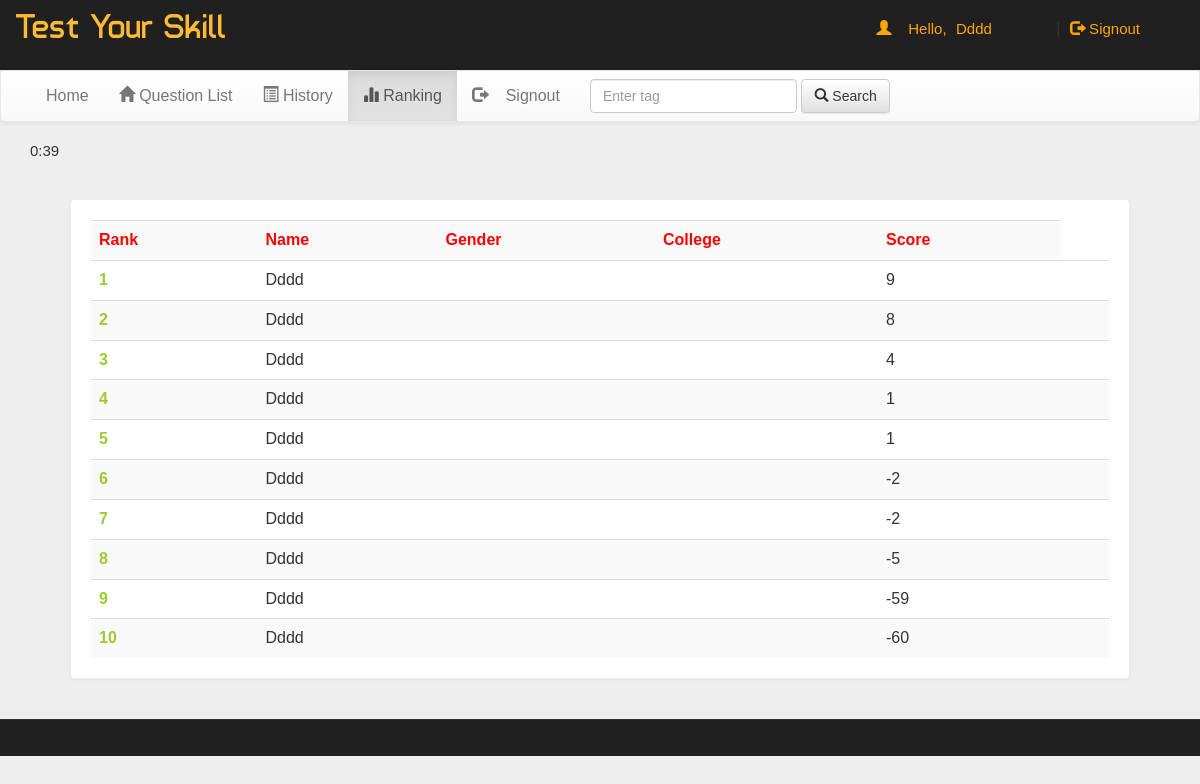
Screenshot of /admin/account.php?q=3 (signed in) with the database file from the repository.
### tables this page shows
CREATE TABLE `rank` (
  `email` varchar(50) NOT NULL,
  `score` int(11) NOT NULL,
  `time` timestamp NOT NULL DEFAULT current_timestamp() ON UPDATE current_timestamp()
);

### admin/account.php (the view, shortened to what this page needs)
  <!DOCTYPE html PUBLIC "-//W3C//DTD XHTML 1.0 Transitional//EN" "http://www.w3.org/TR/xhtml1/DTD/xhtml1-transitional.dtd">
  <html xmlns="http://www.w3.org/1999/xhtml">
  <head>
  <link  rel="stylesheet" href="css/bootstrap.min.css"/>
  <link  rel="stylesheet" href="css/bootstrap-theme.min.css"/>
  <link rel="stylesheet" href="css/main.css">
  <link  rel="stylesheet" href="css/font.css">
  </head>
  <body>
  <div class="header">
  <div class="row">
  <div class="col-lg-6">
  <span class="logo">Test Your Skill</span></div>
  <div class="col-md-4 col-md-offset-2">
      <?php
      include_once 'dbConnection.php';
        if(!(isset($_SESSION['email']))){
      header("location:index.php");
      }
      else
      {
      $name = $_SESSION['name'];
      echo '<span class="pull-right top title1" ><span class="log1"><span class="glyphicon glyphicon-user" aria-hidden="true"></span>&nbsp;&nbsp;&nbsp;&nbsp;Hello,</span> <a href="account.php?q=1" class="log log1">'.$name.'</a>&nbsp;|&nbsp;<a href="logout.php?q=account.php" class="log"><span class="glyphicon glyphicon-log-out" aria-hidden="true"></span>&nbsp;Signout</button></a></span>';
      }?>
  </div>
  </div></div>
  <div class="bg">
  <nav class="navbar navbar-default title1">
    <div class="container-fluid">
      <div class="navbar-header">
        <a class="navbar-brand" href="#"><b></b></a>
      </div>
      <div class="collapse navbar-collapse" id="bs-example-navbar-collapse-1">
        <ul class="nav navbar-nav">
          <li><a href="../index.php"><span></span>Home<span class="sr-only"></span></a></li>
          <li <?php if(@$_GET['q']==1) echo'class="active"'; ?> ><a href="account.php?q=1"><span class="glyphicon glyphicon-home" aria-hidden="true"></span>&nbsp;Question List<span class="sr-only">(current)</span></a></li>
          <li <?php if(@$_GET['q']==2) echo'class="active"'; ?>><a href="account.php?q=2"><span class="glyphicon glyphicon-list-alt" aria-hidden="true"></span>&nbsp;History</a></li>
      <li <?php if(@$_GET['q']==3) echo'class="active"'; ?>><a href="account.php?q=3"><span class="glyphicon glyphicon-stats" aria-hidden="true"></span>&nbsp;Ranking</a></li>
      <li class="pull-right"> <a href="logout.php?q=account.php"><span class="glyphicon glyphicon-log-out" aria-hidden="true"></span>&nbsp;&nbsp;&nbsp;&nbsp;Signout</a></li>
    </ul>
              <form class="navbar-form navbar-left" role="search">
          <div class="form-group">
            <input type="text" class="form-control" placeholder="Enter tag ">
          </div>
          <button type="submit" class="btn btn-default"><span class="glyphicon glyphicon-search" aria-hidden="true"></span>&nbsp;Search</button>
        </form>
        </div>
    </div>
  </nav>
  <div class="container">
  <div class="row">
  <div class="col-md-12">
  <span id="countdown" class="timer"></span>
  <?php
  if(@$_GET['q']== 3)
  {
  $q=mysqli_query($con,"SELECT * FROM rank  ORDER BY score DESC " )or die('Error223');
  echo  '<div class="panel title"><div class="table-responsive">
  <table class="table table-striped title1" >
  <tr style="color:red"><td><b>Rank</b></td><td><b>Name</b></td><td><b>Gender</b></td><td><b>College</b></td><td><b>Score</b></td></tr>';
  $c=0;
  while($row=mysqli_fetch_array($q) )
  {
  $s=$row['score'];
  $c++;
  echo '<tr><td style="color:#99cc32"><b>'.$c.'</b></td><td>'.$name.'</td><td>'.$gender.'</td><td>'.$college.'</td><td>'.$s.'</td><td>';
  }
  echo '</table></div></div>';}
  ?>
</div></div></div></div>
<div class="row footer">
<div class="col-md-3 box">
</div>
<div class="col-md-3 box">
<div class="col-md-3 box">
</div>
<div class="col-md-3 box">
</body>
</html>

### admin/css/main.css (style rules this page uses)
body { overflow-x:hidden; width:100%; font: 15px "Century Gothic", "Times Roman", sans-serif; background:#eee; min-height:550px; background-attachment:fixed; }
.bg { min-height:540px; }
.panel { border-color:#eee; margin:40px; padding:20px; font: 15px "Century Gothic", "Times Roman", sans-serif; }
.title { font-family:'typo'; }
.header { background:#202020; height:70px; }
.logo { font-family:'typo'; font-size:35px; color:#ffbb33; margin:15px; }
.title1 { font: 16px "Century Gothic", "Times Roman", sans-serif; }
.footer { font-size:15px; text-align:center; border-top:1px solid; border-color:#323232; background-color:#202020; }
.box { padding:9px; }
.top { margin-top:20px; }
.log1 { font: 15px 'Ubuntu', sans-serif; color:orange; margin-left:10px; }
.log { margin:10px; margin-right:60px; margin-left:5px; color:orange; text-decoration:none; font-size:20px; font-size:15px; }

### rows the page displays
rank: score "9"
rank: score "8"
rank: score "4"
rank: score "1"
rank: score "1"
rank: score "-2"
rank: score "-2"
rank: score "-5"
rank: score "-59"
rank: score "-60"

### other values shown
$name "Dddd"
